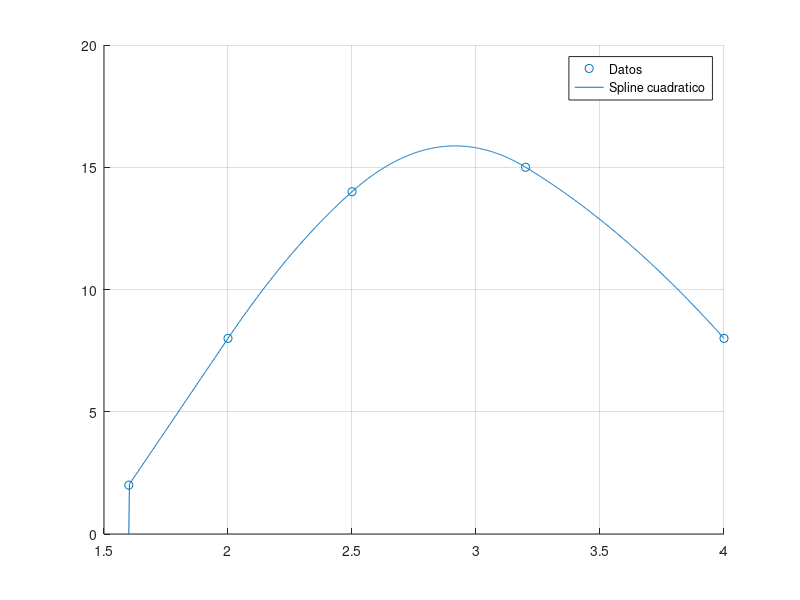

MATLAB code for this plot:
% Ej 7
% German Heim
close all
clear all
format long
clc

A=[2.56 1.6 1 0 0 0 0 0 0 0 0 0; ...
    4 2 1 0 0 0 0 0 0 0 0 0; ...
    0 0 0 4 2 1 0 0 0 0 0 0;...
    0 0 0 6.25 2.5 1 0 0 0 0 0 0;...
    0 0 0 0 0 0 6.25 2.5 1 0 0 0;...
    0 0 0 0 0 0 10.24 3.2 1 0 0 0;...
    0 0 0 0 0 0 0 0 0 10.24 3.2 1; ...
    0 0 0 0 0 0 0 0 0 16 4 1;...
    1 0 0 0 0 0 0 0 0 0 0 0;... %Natural
    2*2 1 0 -2*2 -1 0 0 0 0 0 0 0;...
    0 0 0 2*2.5 1 0 -2*2.5 -1 0 0 0 0;...
    0 0 0 0 0 0 2*3.2 1 0 -2*3.2 -1 0];

B=transpose([2 8 8 14 14 15 15 8 0 0 0 0]);
coeficientes = linsolve(A, B);

x=linspace(1.6, 4, 1000);
for i=1:length(x)
    if x(i)<2 && x(i)>1.6
        val_y(i)=coeficientes(1)*x(i)^2 + coeficientes(2)*x(i) + coeficientes(3);
    elseif x(i)<=2.5 && x(i)>2
        val_y(i)=coeficientes(4)*x(i)^2 + coeficientes(5)*x(i) + coeficientes(6);
    elseif x(i)<=3.2 && x(i)>2.5
        val_y(i)=coeficientes(7)*x(i)^2 + coeficientes(8)*x(i) + coeficientes(9);
    elseif x(i)<=4 && x(i)>3.2
        val_y(i)=coeficientes(10)*x(i)^2 + coeficientes(11)*x(i) + coeficientes(12);
    end
end

hold on
grid on
scatter([1.6 2 2.5 3.2 4], [2 8 14 15 8])
plot(x, val_y)
legend('Datos', 'Spline cuadratico')

disp(['Prediccion para x=3.4, y=', num2str(coeficientes(10)*3.4^2 + coeficientes(11)*3.4 + coeficientes(12))])
disp(['Prediccion para x=2.2, y=', num2str(coeficientes(4)*2.2^2 + coeficientes(5)*2.2 + coeficientes(6))])